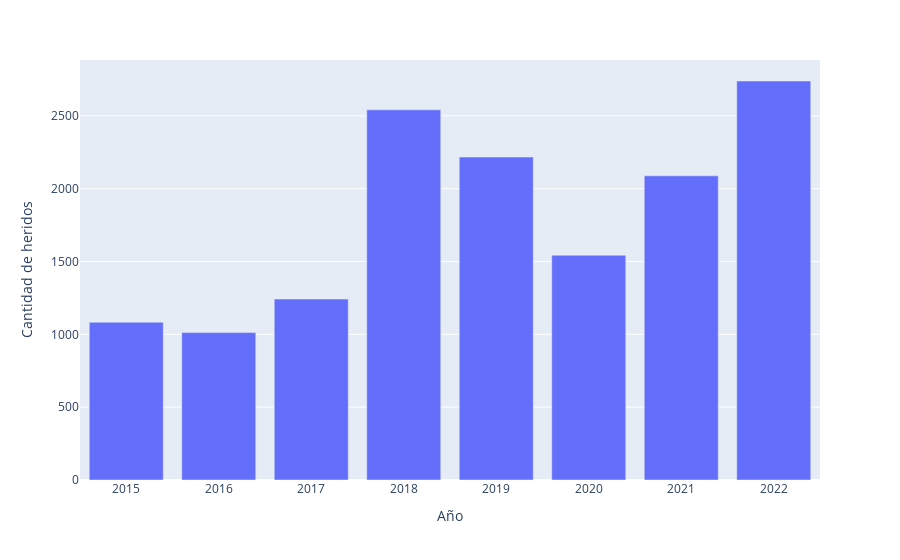
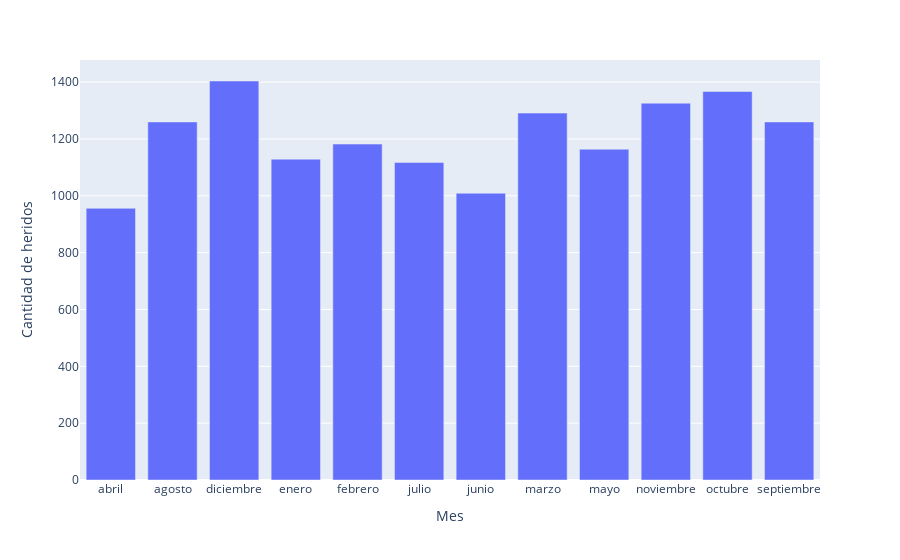

The code cell stored with these charts, in order, in its notebook:
### Code cell
fig = px.bar(df3,y="CANT_HERIDOS_EN _SITIO_ACCIDENTE",x="AÑO_ACCIDENTE",labels={
                     "CANT_HERIDOS_EN _SITIO_ACCIDENTE": "Cantidad de heridos",
                     "AÑO_ACCIDENTE": "Año",
                 })
fig.show()
fig = px.bar(df4,y="CANT_HERIDOS_EN _SITIO_ACCIDENTE",x="MES_ACCIDENTE",labels={
                     "CANT_HERIDOS_EN _SITIO_ACCIDENTE": "Cantidad de heridos",
                     "MES_ACCIDENTE": "Mes",
                 })
fig.show()

### Figure 1 — Plotly figure (JSON) as saved in the notebook; plotly's stock layout.template omitted (floating-point values rounded to 4 significant figures)
{"data": [{"alignmentgroup": "True", "hovertemplate": "Año=%{x}<br>Cantidad de heridos=%{y}<extra></extra>", "legendgroup": "", "marker": {"color": "#636efa", "pattern": {"shape": ""}}, "name": "", "offsetgroup": "", "orientation": "v", "showlegend": false, "textposition": "auto", "type": "bar", "x": [2015, 2016, 2017, 2018, 2019, 2020, 2021, 2022], "xaxis": "x", "y": [1083, 1012, 1242, 2541, 2217, 1543, 2088, 2739], "yaxis": "y"}], "layout": {"barmode": "relative", "legend": {"tracegroupgap": 0}, "margin": {"t": 60}, "xaxis": {"anchor": "y", "domain": [0, 1], "title": {"text": "Año"}}, "yaxis": {"anchor": "x", "domain": [0, 1], "title": {"text": "Cantidad de heridos"}}}}

### Figure 2 — Plotly figure (JSON) as saved in the notebook; plotly's stock layout.template omitted (floating-point values rounded to 4 significant figures)
{"data": [{"alignmentgroup": "True", "hovertemplate": "Mes=%{x}<br>Cantidad de heridos=%{y}<extra></extra>", "legendgroup": "", "marker": {"color": "#636efa", "pattern": {"shape": ""}}, "name": "", "offsetgroup": "", "orientation": "v", "showlegend": false, "textposition": "auto", "type": "bar", "x": ["abril", "agosto", "diciembre", "enero", "febrero", "julio", "junio", "marzo", "mayo", "noviembre", "octubre", "septiembre"], "xaxis": "x", "y": [956, 1260, 1404, 1129, 1182, 1117, 1009, 1291, 1164, 1326, 1367, 1260], "yaxis": "y"}], "layout": {"barmode": "relative", "legend": {"tracegroupgap": 0}, "margin": {"t": 60}, "xaxis": {"anchor": "y", "domain": [0, 1], "title": {"text": "Mes"}}, "yaxis": {"anchor": "x", "domain": [0, 1], "title": {"text": "Cantidad de heridos"}}}}
